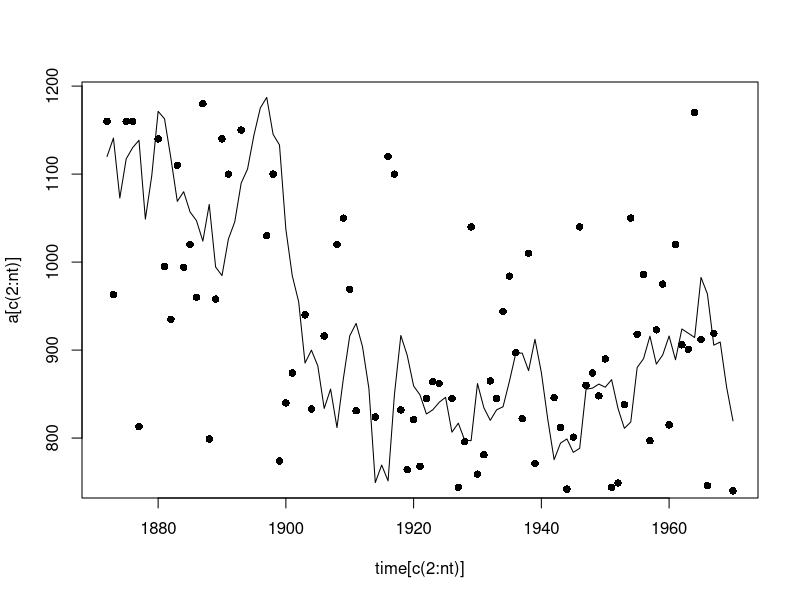
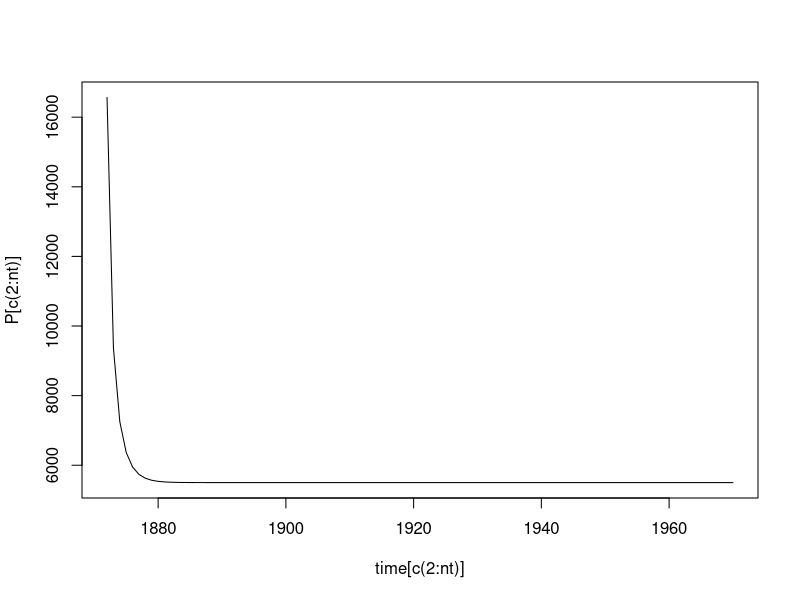
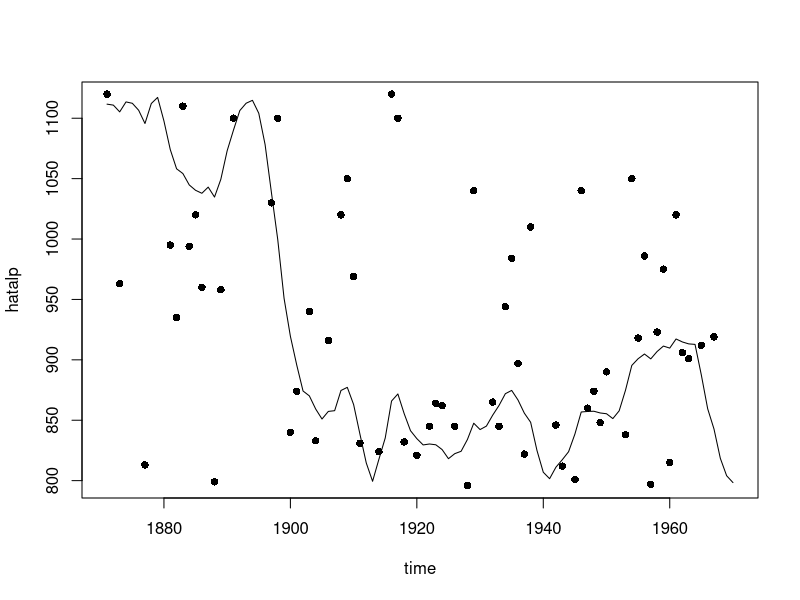
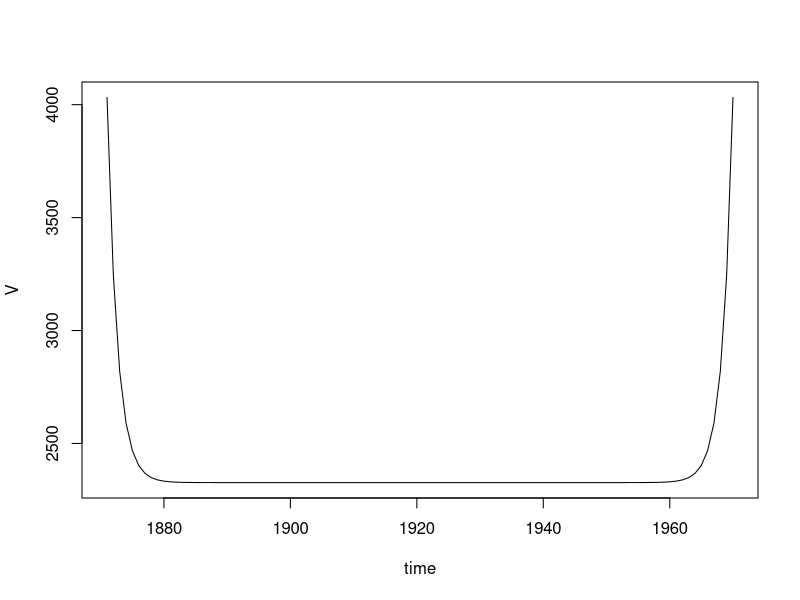

Reproduce these figures in R, in order.
## ---- chunk 1
Nile <- datasets::Nile
## ---- chunk 2
nt   <- 100                      # no. time intervals
time <- c(1871:1970)

sig_ep  <- 15099                        # process err variance
sig_eta  <- 1469.1                       # obs error variance

a <- rep(0,nt)
P <- rep(0,nt)


v <- rep(0,nt)
F <- rep(0,nt)
K <- rep(0,nt)



a[1] = 0
P[1] = 10^10


v[1] <- Nile[1] - a[1]
F[1] <- P[1] + sig_ep
K[1] <- P[1]/F[1]


for(t in 2:nt){
  a[t] <- a[t-1] + K[t-1]*v[t-1]
  P[t] <- P[t-1]*(1-K[t-1]) + sig_eta

  
  v[t] <- Nile[t] - a[t]
  F[t] <- P[t] + sig_ep
  K[t] <- P[t]/F[t]
}

hatalp <- rep(0,nt)
V <- rep(0,nt)
r <- rep(0,nt+1)
N <- rep(0,nt+1)

r[nt] <- 0
hatalp[nt] <- a[nt]
N[nt] <- 0
V[nt] <- 0

for (k in 1:nt){
  m <- nt-k+1
  r[m] <- v[m]/F[m]+(1-K[m])*r[m+1]
  hatalp[m]<-a[m]+P[m]*r[m]
  N[m] <- 1/F[m]+(1-K[m])^2*N[m+1]
  V[m] <- P[m]-P[m]^2*N[m]
}

## ---- chunk 3
png('kalman_filtering_local_a.png',width=1000, height=520)
plot(time[c(2:nt)],a[c(2:nt)], type="l")
points(time[c(2:nt)], Nile[c(2:nt)], pch=16)
abline(h=0)
dev.off()
## ---- chunk 4
png('kalman_filtering_local_P.png',width=1000, height=520)
plot(time[c(2:nt)],P[c(2:nt)],type="l")
dev.off()
## ---- chunk 5
png('smoothing_local_hata.png',width=1000, height=520)
plot(time, hatalp, type="l")
points(time, Nile, pch=16)
dev.off()
## ---- chunk 6
png('smoothing_local_vara.png',width=1000, height=520)
plot(time,V,type="l")
dev.off()


